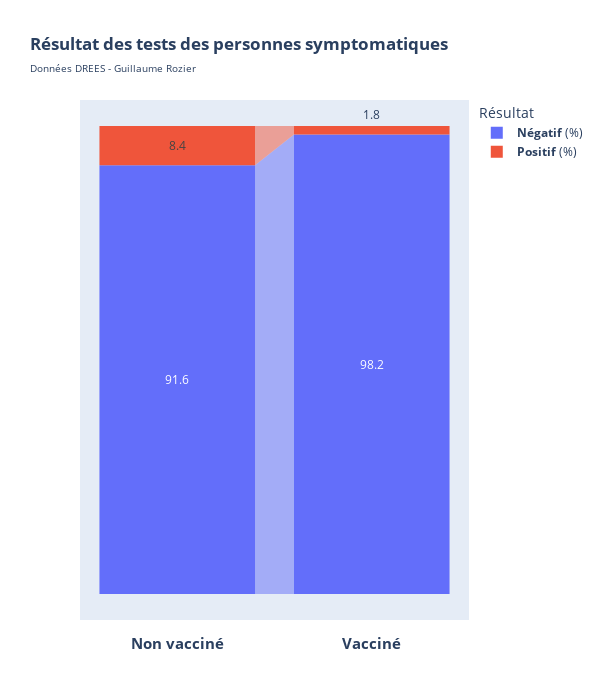

Notebook cell for this chart:
### Code cell
import plotly.express as px
import pandas as pd
stages = ["<b><br><span style='font-size:15px;'>Non vacciné</b></span>", "<b><br><span style='font-size:15px;'>Vacciné</span></b>"]
df_mtl = pd.DataFrame(dict(number=[8.4, 1.8], stage=stages))
df_mtl['Résultat'] = '<b>Positif</b> (%)'
df_toronto = pd.DataFrame(dict(number=[91.6, 98.2], stage=stages))
df_toronto['Résultat'] = '<b>Négatif</b> (%)'
df = pd.concat([df_toronto, df_mtl], axis=0)
fig = px.funnel(df, y='number', x='stage', color='Résultat', height=700, width=600, orientation="v", title="<b>Résultat des tests des personnes symptomatiques</b><br><span style='font-size: 10px;'>Données DREES - Guillaume Rozier</span>")
fig.show()

### Figure 1 — Plotly figure (JSON) as saved in the notebook; plotly's stock layout.template omitted (floating-point values rounded to 4 significant figures)
{"data": [{"hoverlabel": {"namelength": 0}, "hovertemplate": "Résultat=<b>Négatif</b> (%)<br>stage=%{x}<br>number=%{y}", "legendgroup": "<b>Négatif</b> (%)", "marker": {"color": "#636efa"}, "name": "<b>Négatif</b> (%)", "orientation": "v", "showlegend": true, "type": "funnel", "x": ["<b><br><span style='font-size:15px;'>Non vacciné</b></span>", "<b><br><span style='font-size:15px;'>Vacciné</span></b>"], "xaxis": "x", "y": [91.6, 98.2], "yaxis": "y"}, {"hoverlabel": {"namelength": 0}, "hovertemplate": "Résultat=<b>Positif</b> (%)<br>stage=%{x}<br>number=%{y}", "legendgroup": "<b>Positif</b> (%)", "marker": {"color": "#EF553B"}, "name": "<b>Positif</b> (%)", "orientation": "v", "showlegend": true, "type": "funnel", "x": ["<b><br><span style='font-size:15px;'>Non vacciné</b></span>", "<b><br><span style='font-size:15px;'>Vacciné</span></b>"], "xaxis": "x", "y": [8.4, 1.8], "yaxis": "y"}], "layout": {"height": 700, "legend": {"title": {"text": "Résultat"}, "tracegroupgap": 0}, "title": {"text": "<b>Résultat des tests des personnes symptomatiques</b><br><span style='font-size: 10px;'>Données DREES - Guillaume Rozier</span>"}, "width": 600, "xaxis": {"anchor": "y", "domain": [0, 1]}, "yaxis": {"anchor": "x", "domain": [0, 1]}}}
